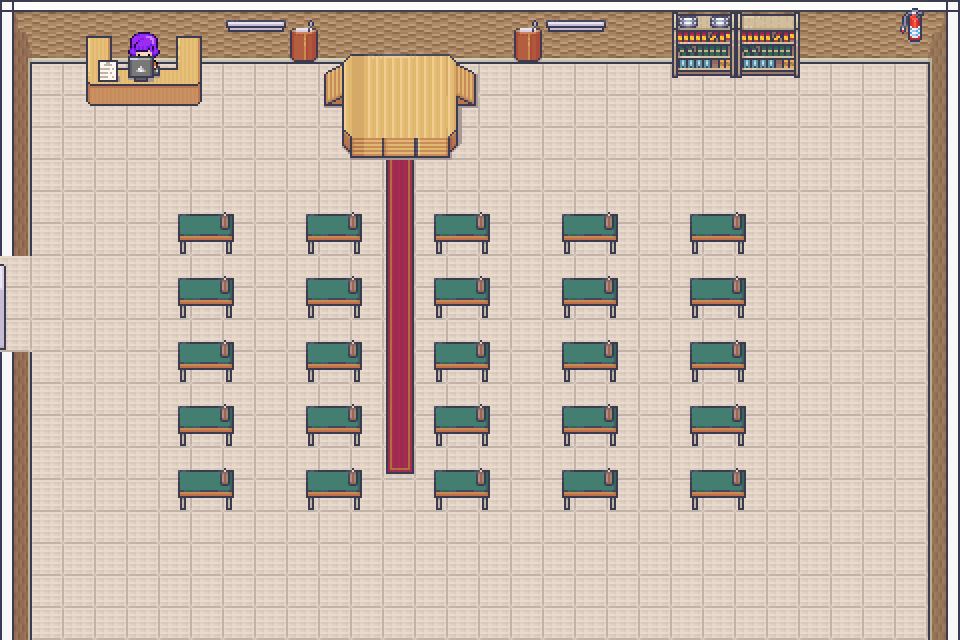

The image is a tile-based game level rendered from a .tmx file. Its description and source (layers, tilesets, objects; grid data summarised) follow:
An orthogonal 30x20 tile map with 32x32 px tiles, 5 tile layers (Tile Layer 1, walls, objects, objects2, ...), 4 tilesets.

<map version="1.10" tiledversion="1.11.2" orientation="orthogonal" renderorder="right-down" width="30" height="20" tilewidth="32" tileheight="32" infinite="0" nextlayerid="8" nextobjectid="4">
 <tileset firstgid="1" name="conference" tilewidth="32" tileheight="32" tilecount="192" columns="16">
  <image source="textures/conference.png" width="512" height="384" />
  <tile id="127">
   <properties>
    <property name="destination" value="Bedroom" />
    <property name="spawnX" type="float" value="128" />
    <property name="spawnY" type="float" value="384" />
   </properties>
  </tile>
  <tile id="143">
   <properties>
    <property name="destination" value="Bedroom" />
    <property name="spawnX" type="float" value="128" />
    <property name="spawnY" type="float" value="384" />
   </properties>
  </tile>
  <tile id="159">
   <properties>
    <property name="destination" value="Bedroom" />
    <property name="spawnX" type="float" value="128" />
    <property name="spawnY" type="float" value="384" />
   </properties>
  </tile>
 </tileset>
 <tileset firstgid="193" source="textures/spawn_room.tsx" />
 <tileset firstgid="793" name="3dwalls" tilewidth="32" tileheight="32" tilecount="1416" columns="24">
  <image source="textures/3dwalls.png" width="768" height="1888" />
 </tileset>
 <tileset firstgid="2209" name="classroom" tilewidth="32" tileheight="32" tilecount="544" columns="16">
  <image source="textures/classroom.png" width="512" height="1088" />
 </tileset>
 <layer id="1" name="Tile Layer 1" width="30" height="20">
  <data>[600 cells, 600 non-empty, 1 distinct tile ids]</data>
 </layer>
 <layer id="2" name="walls" width="30" height="20">
  <data>[600 cells, 91 non-empty, 8 distinct tile ids]</data>
 </layer>
 <layer id="3" name="objects" width="30" height="20">
  <data>[600 cells, 215 non-empty, 52 distinct tile ids]</data>
 </layer>
 <layer id="7" name="objects2" width="30" height="20">
  <data>[600 cells, 6 non-empty, 3 distinct tile ids]</data>
 </layer>
 <layer id="6" name="doors" width="30" height="20">
  <data>[600 cells, 3 non-empty, 3 distinct tile ids]</data>
 </layer>
</map>
